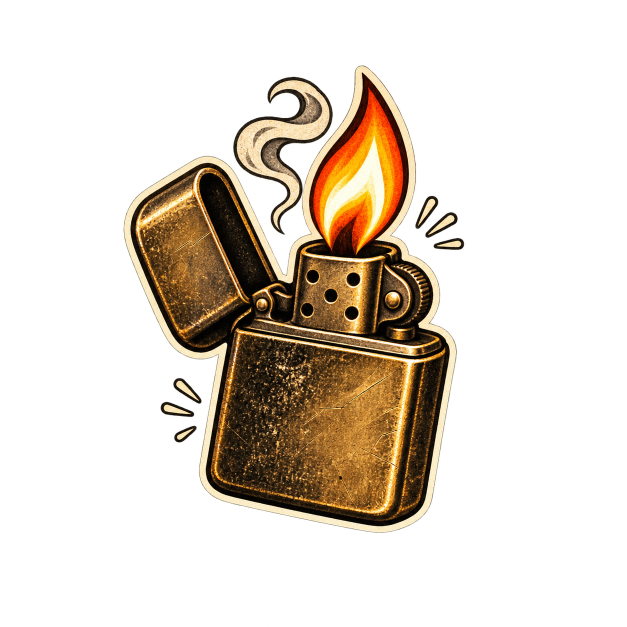
#> input picture smokehouse-ecommerce/assets/marca/nuvem.png, 1254 x 1254 px (shown at 1/2 size)
$ python make_assets.py
#> lines starting #> are read from the running program, lines starting #| are printed output that depends on the picture
#!/usr/bin/env python3
"""Converte os artefatos PNG (fundo transparente) em assets/marca/ + assets/web/*.webp.

Uso:  py tools/make_assets.py
Recorta pelo bbox do alpha (limiar >40, porque as bordas têm ruído), reduz para
~380 px no maior lado e salva WebP lossy com alpha.
"""
import pathlib, shutil
from PIL import Image
ROOT = pathlib.Path(__file__).resolve().parent.parent
SRC = {  # arquivo na raiz -> nome do asset
    "": "nuvem",  # redemoinho de fumaça: só existe em assets/marca/nuvem.png (o arquivo -1 da raiz é um isqueiro)
    "Imagem ChatGPT 10_11_2026, 08_54_48-3.png": "charuto",
    "Imagem ChatGPT 10_11_2026, 08_54_49-4.png": "narguile",
    "Imagem ChatGPT 10_11_2026, 08_54_49-5.png": "pinca",
    "Imagem ChatGPT 10_11_2026, 08_54_50-6.png": "cinzeiro",
    "Imagem ChatGPT 10_11_2026, 08_54_51-7.png": "folha",
    "Imagem ChatGPT 10_11_2026, 08_54_51-8.png": "bolsa",
}
MAX = 380
for fn, name in SRC.items():
    p = ROOT / fn
    if not fn or not p.is_file():
        p = ROOT / "assets/marca" / f"{name}.png"
    im = Image.open(p).convert("RGBA")
#> im is the input picture: PIL image 1254x1254 RGBA; mean R, G, B, A 36.7, 27.6, 16, 64.8
    box = im.getchannel("A").point(lambda v: 255 if v > 40 else 0).getbbox()
#> box = (247, 130, 929, 1066)
    im = im.crop(box)
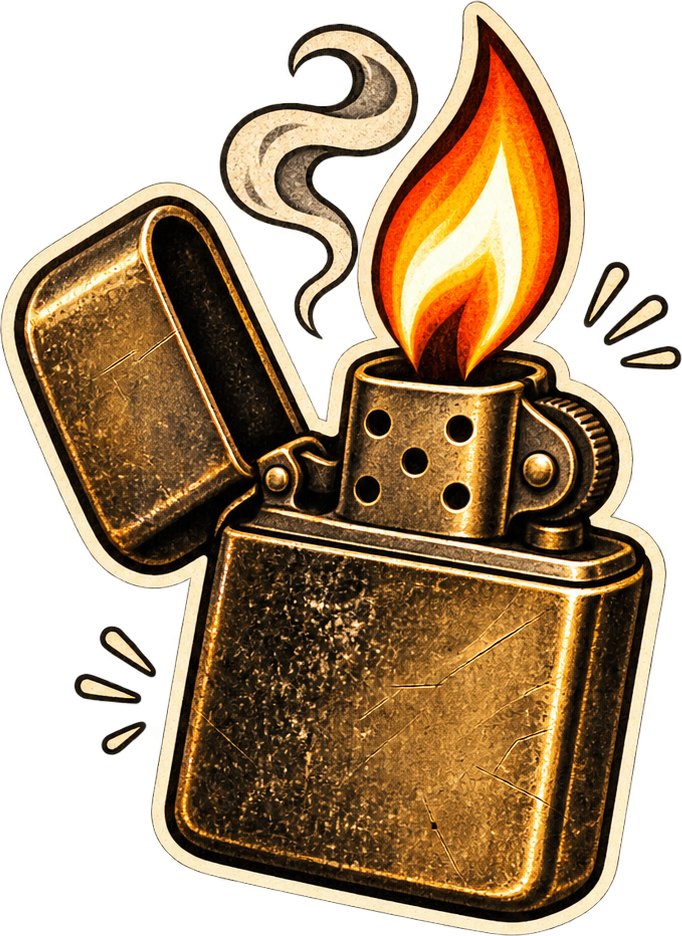
#> im: PIL image 682x936 RGBA; mean R, G, B, A 90.3, 68, 39.5, 159.5; transparent parts drawn white
    m = 640 if name == "nuvem" else MAX  # a fumaça aparece grande e bem suave
    im.thumbnail((m, m), Image.LANCZOS)
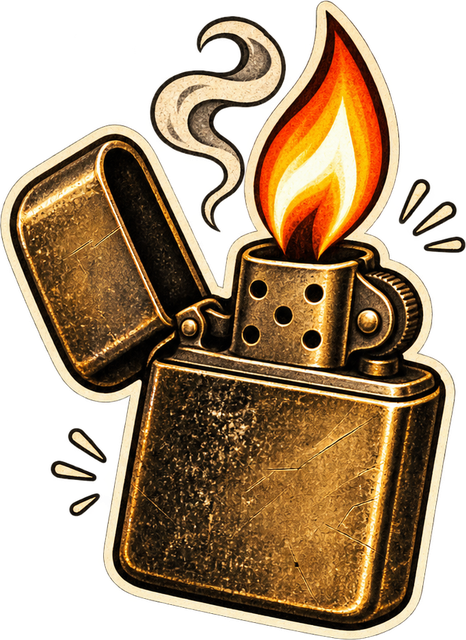
#> im: PIL image 466x640 RGBA; mean R, G, B, A 89, 66.8, 38.8, 159.6; transparent parts drawn white
    out = ROOT / "assets/web" / f"{name}.webp"
    im.save(out, "WEBP", quality=72, alpha_quality=80, method=6)
    dst = ROOT / "assets/marca" / f"{name}.png"
    if p != dst:
        shutil.copyfile(p, dst)
#> (the run stopped early here; a loop or call above may not have finished)
